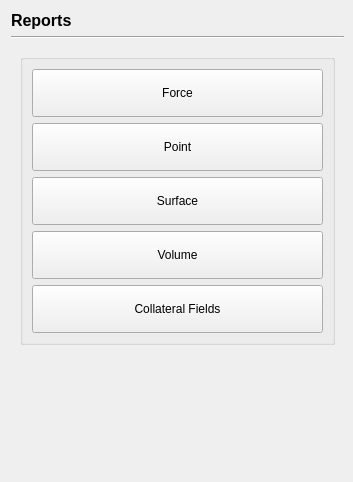
<?xml version="1.0" encoding="UTF-8"?>
<ui version="4.0">
 <class>ReportsPage</class>
 <widget class="QWidget" name="ReportsPage">
  <property name="geometry">
   <rect>
    <x>0</x>
    <y>0</y>
    <width>353</width>
    <height>482</height>
   </rect>
  </property>
  <property name="windowTitle">
   <string>Form</string>
  </property>
  <layout class="QVBoxLayout" name="verticalLayout_4">
   <property name="rightMargin">
    <number>9</number>
   </property>
   <item>
    <widget class="QLabel" name="title">
     <property name="sizePolicy">
      <sizepolicy hsizetype="Preferred" vsizetype="Fixed">
       <horstretch>0</horstretch>
       <verstretch>0</verstretch>
      </sizepolicy>
     </property>
     <property name="font">
      <font>
       <pointsize>12</pointsize>
       <bold>true</bold>
      </font>
     </property>
     <property name="text">
      <string>Reports</string>
     </property>
    </widget>
   </item>
   <item>
    <widget class="Line" name="line">
     <property name="orientation">
      <enum>Qt::Horizontal</enum>
     </property>
    </widget>
   </item>
   <item>
    <widget class="QWidget" name="widget" native="true">
     <layout class="QHBoxLayout" name="horizontalLayout">
      <item>
       <widget class="QGroupBox" name="groupBox_3">
        <property name="title">
         <string/>
        </property>
        <layout class="QVBoxLayout" name="verticalLayout_6">
         <item>
          <widget class="QPushButton" name="forceReport">
           <property name="minimumSize">
            <size>
             <width>0</width>
             <height>48</height>
            </size>
           </property>
           <property name="text">
            <string>Force</string>
           </property>
          </widget>
         </item>
         <item>
          <widget class="QPushButton" name="pointReport">
           <property name="minimumSize">
            <size>
             <width>0</width>
             <height>48</height>
            </size>
           </property>
           <property name="text">
            <string>Point</string>
           </property>
          </widget>
         </item>
         <item>
          <widget class="QPushButton" name="surfaceReport">
           <property name="enabled">
            <bool>true</bool>
           </property>
           <property name="minimumSize">
            <size>
             <width>0</width>
             <height>48</height>
            </size>
           </property>
           <property name="toolTip">
            <string extracomment="Calculation stops after finishing current iteration"/>
           </property>
           <property name="text">
            <string>Surface</string>
           </property>
          </widget>
         </item>
         <item>
          <widget class="QPushButton" name="volumeReport">
           <property name="enabled">
            <bool>true</bool>
           </property>
           <property name="minimumSize">
            <size>
             <width>0</width>
             <height>48</height>
            </size>
           </property>
           <property name="toolTip">
            <string extracomment="Applied to the Calculation on the fly"/>
           </property>
           <property name="toolTipDuration">
            <number>10</number>
           </property>
           <property name="statusTip">
            <string/>
           </property>
           <property name="whatsThis">
            <string/>
           </property>
           <property name="text">
            <string>Volume</string>
           </property>
          </widget>
         </item>
         <item>
          <widget class="QPushButton" name="collateralFieldsReprot">
           <property name="enabled">
            <bool>true</bool>
           </property>
           <property name="minimumSize">
            <size>
             <width>0</width>
             <height>48</height>
            </size>
           </property>
           <property name="toolTip">
            <string extracomment="Applied to the Calculation on the fly"/>
           </property>
           <property name="toolTipDuration">
            <number>10</number>
           </property>
           <property name="statusTip">
            <string/>
           </property>
           <property name="whatsThis">
            <string/>
           </property>
           <property name="text">
            <string>Collateral Fields</string>
           </property>
          </widget>
         </item>
        </layout>
       </widget>
      </item>
     </layout>
    </widget>
   </item>
   <item>
    <spacer name="verticalSpacer">
     <property name="orientation">
      <enum>Qt::Vertical</enum>
     </property>
     <property name="sizeHint" stdset="0">
      <size>
       <width>20</width>
       <height>40</height>
      </size>
     </property>
    </spacer>
   </item>
  </layout>
 </widget>
 <resources>
  <include location="../../../../resource.qrc"/>
 </resources>
 <connections/>
</ui>
